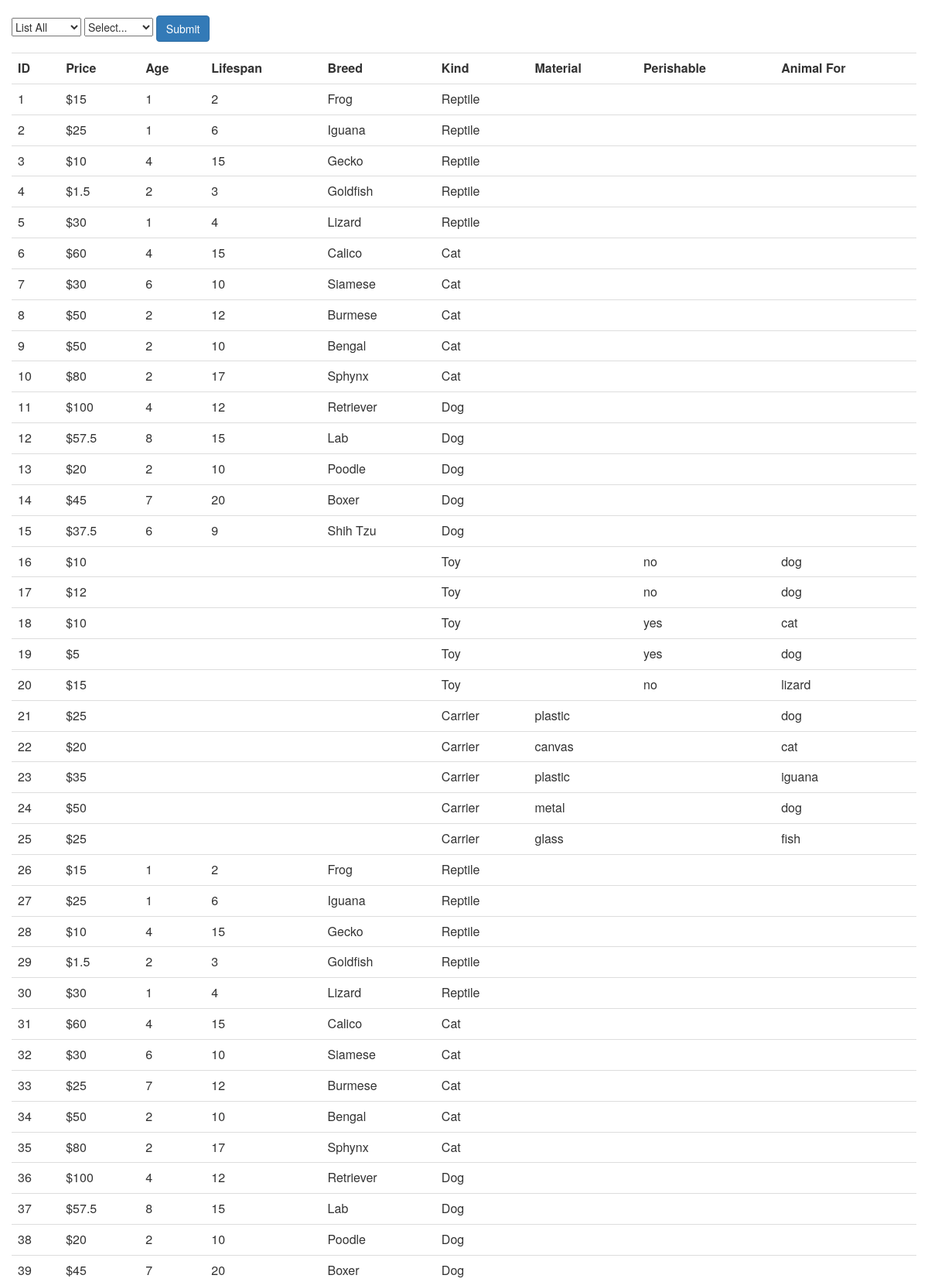
The page / (upper part) on the database its author committed.
### tables this page shows
CREATE TABLE Inventory (
                    p_id INTEGER PRIMARY KEY AUTOINCREMENT,
                    price REAL NOT NULL,
                    age INTEGER,
                    lifespan INTEGER,
                    breed TEXT,
                    color TEXT,
                    kind TEXT,

                    perishable TEXT,
                    animal_for TEXT,
                    material TEXT
                    );

### helperFunctions.php (the view, shortened to what this page needs)
<?php
function orderBy($order,$direction)
{
    $db = new PDO('sqlite:testDB.sqlite3');
    $stmt = "SELECT * FROM Inventory WHERE ". $order . " IS NOT NULL ORDER BY " . $order . " " .$direction;
    $result = $db->query($stmt);
    echo "<table class='table'>";
    switch ($order)
    {
        case 'p_id':
        case 'price':
        case 'kind':
            echo "<tr><th>ID</th><th>Price</th><th>Age</th><th>Lifespan</th><th>Breed</th><th>Kind</th><th>Material</th><th>Perishable</th><th>Animal For</th></tr>";
            foreach($result as $row)
            {
                echo "<tr>";
                echo "<td>" . $row['p_id'] . "</td>";
                echo "<td>$" . $row['price'] . "</td>";
                echo "<td>" . $row['age'] . "</td>";
                echo "<td>" . $row['lifespan'] . "</td>";
                echo "<td>" . $row['breed'] . "</td>";
                echo "<td>" . $row['kind'] . "</td>";
                echo "<td>" . $row['material'] . "</td>";
                echo "<td>" . $row['perishable'] . "</td>";
                echo "<td>" . $row['animal_for'] . "</td>";
                echo "</tr>";
            }
            break;
    }
    echo "</table>";
    return $result;
};
?>

### index.php (shortened to what this page needs)
<?php
include('helperFunctions.php');
?>
<html lang="en">
<head>
    <link rel="stylesheet" href="https://maxcdn.bootstrapcdn.com/bootstrap/3.3.7/css/bootstrap.min.css">
</head>
<body>
<div class = "container-fluid">
    <div class="row-fluid">
        <form action="" method="request">
            <br>
            <select name="dropDown">
                <option value="p_id">List All</option>
            </select>
            <select name="direction">
                <option value="">Select...</option>
            </select>
            <input class="btn btn-primary" type="submit" name="orderSubmit" value="Submit">
        </form>
    </div>
</div>
<div class = "container-fluid">
    <?php
    if (isset($_REQUEST['dropDown']))
    {
        $order = $_REQUEST['dropDown'];
        $direction = $_REQUEST['direction'];
        $sorted = array('p_id'=>'ID (all)',
                        'price'=>'Price',
                        'age'=>'Age',
                        'lifespan'=>'Lifespan',
                        'breed'=>'Breed',
                        'kind'=>'Kind',
                        'material'=>'Material',
                        'perishable'=>'Perishable',
                        'animal_for'=>'Animal For'
                );
        echo "<H2> Sorted By " . $sorted[$order] . "</H2>";
        orderBy($order,$direction);
    }
    else
    {
        orderBy('p_id','ASC');
    }
    ?>
</div>
</body>
</html>

### rows shown on the page
inventory: p_id "1", price "15", age "1", lifespan "2", breed "Frog", kind "Reptile"
inventory: p_id "2", price "25", age "1", lifespan "6", breed "Iguana", kind "Reptile"
inventory: p_id "3", price "10", age "4", lifespan "15", breed "Gecko", kind "Reptile"
inventory: p_id "4", price "1.5", age "2", lifespan "3", breed "Goldfish", kind "Reptile"
inventory: p_id "5", price "30", age "1", lifespan "4", breed "Lizard", kind "Reptile"
inventory: p_id "6", price "60", age "4", lifespan "15", breed "Calico", kind "Cat"
inventory: p_id "7", price "30", age "6", lifespan "10", breed "Siamese", kind "Cat"
inventory: p_id "8", price "50", age "2", lifespan "12", breed "Burmese", kind "Cat"
inventory: p_id "9", price "50", age "2", lifespan "10", breed "Bengal", kind "Cat"
inventory: p_id "10", price "80", age "2", lifespan "17", breed "Sphynx", kind "Cat"
inventory: p_id "11", price "100", age "4", lifespan "12", breed "Retriever", kind "Dog"
inventory: p_id "12", price "57.5", age "8", lifespan "15", breed "Lab", kind "Dog"
inventory: p_id "13", price "20", age "2", lifespan "10", breed "Poodle", kind "Dog"
inventory: p_id "14", price "45", age "7", lifespan "20", breed "Boxer", kind "Dog"
inventory: p_id "15", price "37.5", age "6", lifespan "9", breed "Shih Tzu", kind "Dog"
inventory: p_id "16", price "10", kind "Toy", perishable "no", animal_for "dog"
inventory: p_id "17", price "12", kind "Toy", perishable "no", animal_for "dog"
inventory: p_id "18", price "10", kind "Toy", perishable "yes", animal_for "cat"
inventory: p_id "19", price "5", kind "Toy", perishable "yes", animal_for "dog"
inventory: p_id "20", price "15", kind "Toy", perishable "no", animal_for "lizard"
inventory: p_id "21", price "25", kind "Carrier", material "plastic", animal_for "dog"
inventory: p_id "22", price "20", kind "Carrier", material "canvas", animal_for "cat"
inventory: p_id "23", price "35", kind "Carrier", material "plastic", animal_for "iguana"
inventory: p_id "24", price "50", kind "Carrier", material "metal", animal_for "dog"
inventory: p_id "25", price "25", kind "Carrier", material "glass", animal_for "fish"
inventory: p_id "26", price "15", age "1", lifespan "2", breed "Frog", kind "Reptile"
inventory: p_id "27", price "25", age "1", lifespan "6", breed "Iguana", kind "Reptile"
inventory: p_id "28", price "10", age "4", lifespan "15", breed "Gecko", kind "Reptile"
inventory: p_id "29", price "1.5", age "2", lifespan "3", breed "Goldfish", kind "Reptile"
inventory: p_id "30", price "30", age "1", lifespan "4", breed "Lizard", kind "Reptile"
inventory: p_id "31", price "60", age "4", lifespan "15", breed "Calico", kind "Cat"
inventory: p_id "32", price "30", age "6", lifespan "10", breed "Siamese", kind "Cat"
inventory: p_id "33", price "25", age "7", lifespan "12", breed "Burmese", kind "Cat"
inventory: p_id "34", price "50", age "2", lifespan "10", breed "Bengal", kind "Cat"
inventory: p_id "35", price "80", age "2", lifespan "17", breed "Sphynx", kind "Cat"
inventory: p_id "36", price "100", age "4", lifespan "12", breed "Retriever", kind "Dog"
inventory: p_id "37", price "57.5", age "8", lifespan "15", breed "Lab", kind "Dog"
inventory: p_id "38", price "20", age "2", lifespan "10", breed "Poodle", kind "Dog"
inventory: p_id "39", price "45", age "7", lifespan "20", breed "Boxer", kind "Dog"
